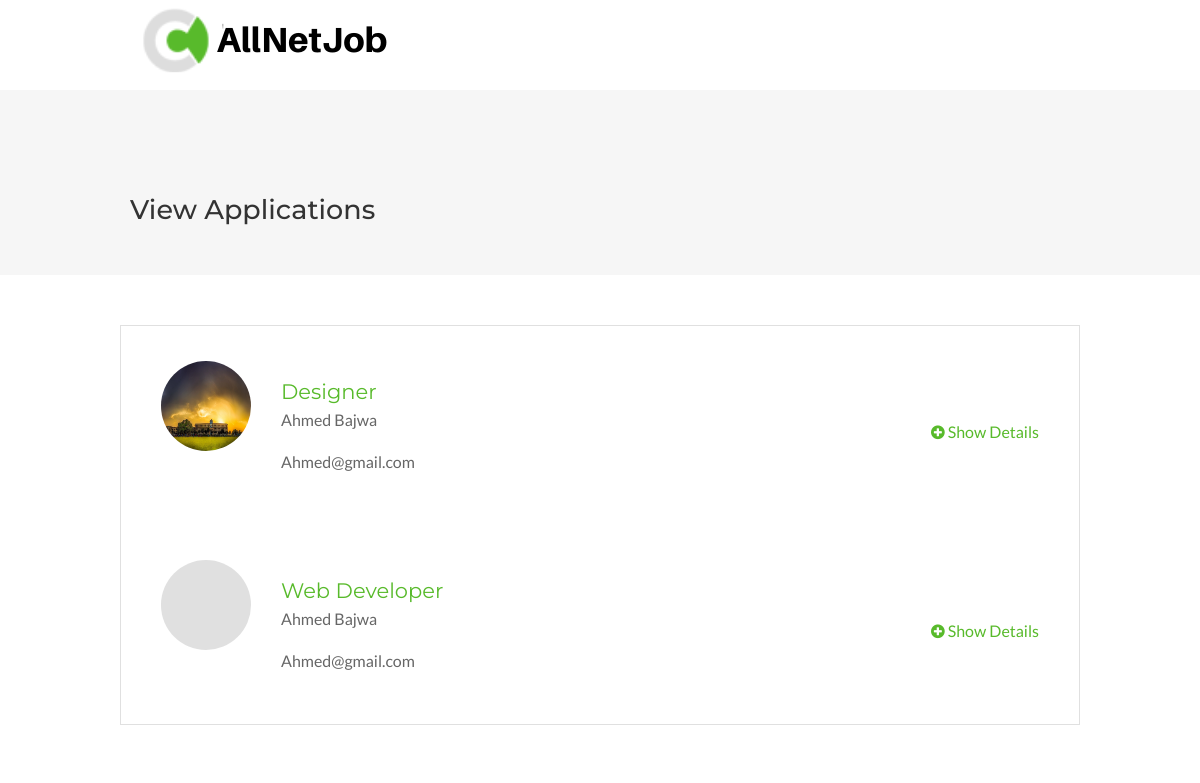
/post/1/application (signed in), run on the app's committed database.
### user/models.py (models this page shows, shortened)
class Resume(models.Model):
    profession_title = models.CharField(max_length=100)
    location = models.CharField(max_length=100)
    photo = models.ImageField(upload_to='profile_pics')
    resume_content = models.CharField(max_length=500)
    name = models.ForeignKey(Customer, on_delete=models.CASCADE)

class Customer(models.Model):
    user = models.OneToOneField(User, on_delete=models.CASCADE)
    TYPE = [
        ('EM','Employer'),
        ('CN', 'Candidate'),
        ('NN', 'None'),
    ]
    Type = models.CharField(
    max_length=2,
    choices=TYPE,
    default='NN'
    )
    country=models.CharField(max_length=100,null=True)
    state=models.CharField(max_length=100,null=True)
    city=models.CharField(max_length=100,null=True)
    zip_code=models.CharField(max_length=10,null=True)
    phone=models.CharField(max_length=20,null=True)
    form_completed=models.BooleanField(default=False) # this field checks if form is completed or not

### job/views.py (the view)
# urls.py: path('post/<int:pk>/application', job_views.applicants, name='post-applicants'),
@login_required
def applicants(request,pk):
    if request.user.customer.Type == 'EM':
        j=job.objects.get(id=pk)
        context= {
            'resume' :j.applications.all(),
            'job' : {
                'id' : pk
            }
        }
        return render(request,'job/applicants.html',context)

### job/templates/job/applicants.html (shortened to what this page needs)
{% extends "job/base.html" %}
{% load crispy_forms_tags %}
{% block content %}
<div id="titlebar" class="single">
	<div class="container">
		<div class="sixteen columns">
			<h2>View Applications</h2>
		</div>
	</div>
</div>
<div class="container">
     <div class="application">
			{% for r in resume %}
			<div class="app-content">
				<div class="info">
				   <img class="rounded-circle account-img" src="{{ r.photo.url }}">
					<span>{{ r.profession_title }}</span>
					<p>{{ r.name.user.get_full_name }}</p>
					<p>{{ r.name.user.email }}</p>
				</div>
				<div class="buttons">
					<a href="{% url 'post-detailapplicants' job.id r.id %}" ><i class="fa fa-plus-circle"></i> Show Details</a>
				</div>
			</div>
		 {% endfor %}
		</div>
</div>
{% endblock content %}

### job/templates/job/base.html (shortened to what this page needs)
{% load static %}
<!DOCTYPE html>
<html>
<head>
    <link rel="stylesheet" href="{% static 'job/css//style.css' %}">
    <link rel="stylesheet" href="{% static 'job/css/colors/green.css'%}" id="colors">
</head>
<body>
    <div id="wrapper">
        <header>
            <div class="container">
                <div class="sixteen columns">
                    <div id="logo">
                        <h1>
                            <a href="{% url 'job-home' %}">
                                <img src="{% static 'job/images/logo.png' %}" alt="Work Scout"/>
                            </a>
                        </h1>
                    </div>
                    <nav id="navigation" class="menu">
                        <ul id="responsive">
                            <li>
                                <a href="{% url 'job-home' %}" id="current">Home</a>
                            </li>
                            {% if user.is_authenticated %} {% if user.customer.Type == 'EM' %}
                            <li>
                                <a href="#" id="current">For Employers</a>
                            </li>
                            {% endif %}
                            <li>
                                <a href="{% url 'logout' %}">Logout</a>
                            </li>
                        {% endif %}
                    </nav>
                </div>
            </div>
        </header>
        <main role="main" class="container-fluid">
            <div class="row">
                <div class="col-md-8">
                     {% block content %}{% endblock %}
                </div>
            </div>
        </main>
</div>

### job/static/job/css/colors/green.css (style rules this page uses)
#current, a.button.gray.app-link.opened, ul.float-right li a:hover, .menu ul li.sfHover a.sf-with-ul, .menu ul li a:hover, a.menu-trigger:hover, #jPanelMenu-menu li a:hover, .search-container button, .upload-btn, button, input[type="button"], input[type="submit"], a.button, .upload-btn:hover, #titlebar.photo-bg a.button.white:hover, a.button.dark:hover, #backtotop a:hover, .mfp-close:hover, .tabs-nav li.active a, .ui-accordion .ui-accordion-header-active:hover, .ui-accordion .ui-accordion-header-active, .highlight.color, .plan.color-2 .plan-price, .plan.color-2 a.button, .tp-leftarrow:hover, .tp-rightarrow:hover, .pagination ul li a.current-page, .pagination .current, .pagination ul li a:hover, .pagination-next-prev ul li a:hover, .infobox, .hover-icon, .comment-by a.reply:hover, .chosen-container .chosen-results li.highlighted, .chosen-container-multi .chosen-choices li.search-choice, .list-search button, .checkboxes input[type=checkbox]:checked + label:before { background-color: #58ba2b; }
a, table td.title a:hover, table.manage-table td.action a:hover, #breadcrumbs ul li a:hover, #titlebar span.icons a:hover, .counter-box i, .counter, #popular-categories li a i, .list-1 li:before, .dropcap, .resume-titlebar span a:hover i, .resumes-list-content h4, .job-overview ul li i, .company-info span a:hover, .infobox a:hover, .meta-tags span a:hover, .widget-text h5 a:hover, .app-content .info span , .app-content .info ul li a:hover { color: #58ba2b; }

### job/static/job/css/base.css (style rules this page uses)
html, body, div, span, applet, object, iframe, h1, h2, h3, h4, h5, h6, p, blockquote, pre, a, abbr, acronym, address, big, cite, code, del, dfn, em, img, ins, kbd, q, s, samp, small, strike, strong, sub, sup, tt, var, b, u, i, center, dl, dt, dd, ol, ul, li, fieldset, form, label, legend, table, caption, tbody, tfoot, thead, tr, th, td, article, aside, canvas, details, embed, figure, figcaption, footer, header, hgroup, menu, nav, output, ruby, section, summary, time, mark, audio, video { margin: 0; padding: 0; border: 0; font-size: 100%; font: inherit; vertical-align: baseline; }
article, aside, details, figcaption, figure, footer, header, hgroup, menu, nav, section { display: block; }
body { line-height: 1; }
ol, ul { list-style: none; }
body { background-color: #fff; font-size: 16px; line-height: 27px; color: #666; -webkit-font-smoothing: antialiased; -webkit-text-size-adjust: 100%; overflow-x: hidden; }
#wrapper { background-color: #fff; }
body, input[type="text"], input[type="password"], input[type="email"], input[type="number"], textarea, .widget-text h5, h3.centered-headline span, select { font-family: "Lato", "HelveticaNeue", "Helvetica Neue", Helvetica, Arial, sans-serif; }
h1, h2, h3, h4, h5, h6, .button, input[type="button"], input[type="submit"], button, #navigation, .infobox a, .pagination-container, .upload-btn, .skills span, .app-content .info span, .tabs-nav li a, .reply, .ui-accordion .ui-accordion-header, .trigger a, .caption.title, .caption .slider-button, .counter, .counter-box i, a.menu-trigger, #style-switcher h2, .resume-table strong { font-family: "Montserrat", "HelveticaNeue", "Helvetica Neue", Helvetica, Arial, sans-serif; }
img, object, video { height: auto; display: block; }
img { width: auto; border: 0; -ms-interpolation-mode: bicubic; max-width: 100%; }
h1, h2, h3, h4, h5, h6 { color: #333; font-weight: 500; }
h1 a, h2 a, h3 a, h4 a, h5 a, h6 a { font-weight: inherit; }
h1 { font-size: 30px; line-height: 54px; }
h2 { font-size: 24px; line-height: 48px; }
p { margin: 0 0 15px 0; }
a { color: #505050; text-decoration: none; outline: 0; -webkit-transition: color 0.2s ease-in-out; -moz-transition: color 0.2s ease-in-out; -o-transition: color 0.2s ease-in-out; -transition: color 0.2s ease-in-out; }
ul, ol { margin: 0; }
ul { list-style: none outside; }
li { line-height: 18px; }

### data on the page
Resume: photo (placeholder picture), profession_title "Designer", name.user.get_full_name "Ahmed Bajwa", name.user.email "Ahmed@gmail.com"
Resume: photo (picture), profession_title "Web Developer", name.user.get_full_name "Ahmed Bajwa", name.user.email "Ahmed@gmail.com"
